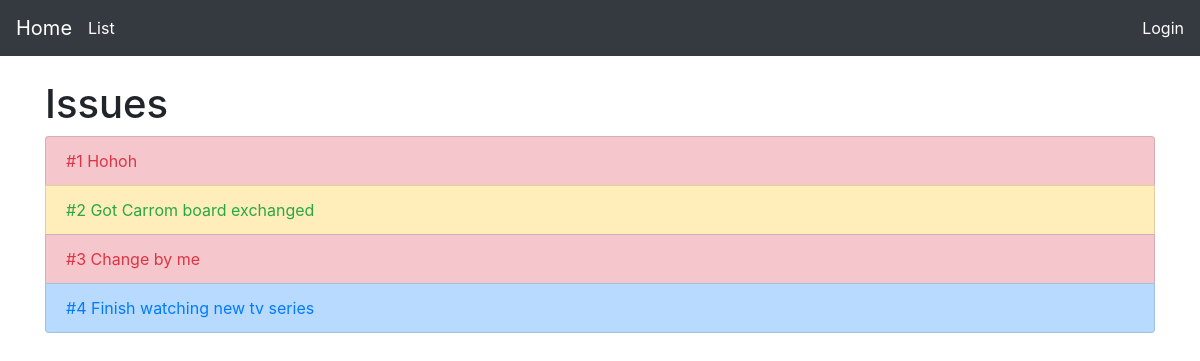
The app's page /issues/, older data.
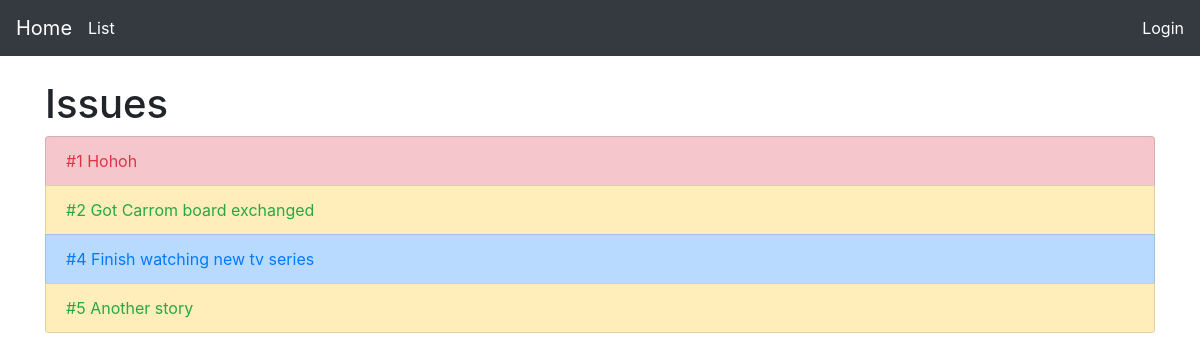
The same page, newer data.
### issues/models.py (models this page shows, shortened)
class Issue(models.Model):
    user = models.ForeignKey(User, related_name='issues',on_delete=models.CASCADE)
    title = models.CharField(blank=False, max_length=250)
    issue_no = models.AutoField(primary_key=True)
    created_at = models.DateTimeField(auto_now=True)
    details = models.TextField(blank=False)
    class TypeOfIssue(models.TextChoices):
        STORY = 'ST', _('Story')
        BUG = 'BU', _('Bug')
        TASK = 'TA', _('Task')
    class Status(models.TextChoices):
        OPEN = 'OP', _('Open')
        IN_PROGRESS = 'IN', _('In Progress')
        CLOSED = 'CL', _('Closed')
    type = models.CharField(
        max_length=2,
        choices=TypeOfIssue.choices,
        default=TypeOfIssue.BUG,
    )
    status = models.CharField(
        max_length=2,
        choices=Status.choices,
        default=Status.OPEN,
    )

### issues/views.py (the view)
# urls.py: path('', views.IssueList.as_view(), name='list'),
class IssueList(generic.list.ListView):
    model = models.Issue
    def get_context_data(self, **kwargs):
        context = super().get_context_data(**kwargs)
        for issue in context['issue_list']:
            if issue.type == "ST":
                issue.className = "list-group-item-warning"
                issue.textColor = "text-success"
            elif issue.type == "BU":
                issue.className = "list-group-item-danger"
                issue.textColor = "text-danger"
            else:
                issue.className = "list-group-item-primary"
                issue.textColor = "text-primary"
        return context

### issues/templates/issues/issue_list.html
{% extends 'base.html' %}
{% block content %}
<h1>Issues</h1>
<ul class="list-group">
  {% for issue in issue_list %}
  <li class="list-group-item {{issue.className}}">
    <a href="{% url 'issues:detail' pk=issue.pk %}" class="{{issue.textColor}}">
      #{{issue.issue_no}}
      {{issue.title}}
    </a>
  </li>
  {% empty %}
  <li>No issues yet.</li>
  {% endfor %}
</ul>
{% endblock %}

Row changes from the older to the newer data that the page shows:
removed Issue: issue_no "3", title "Change by me"
added Issue: issue_no "5", title "Another story"
